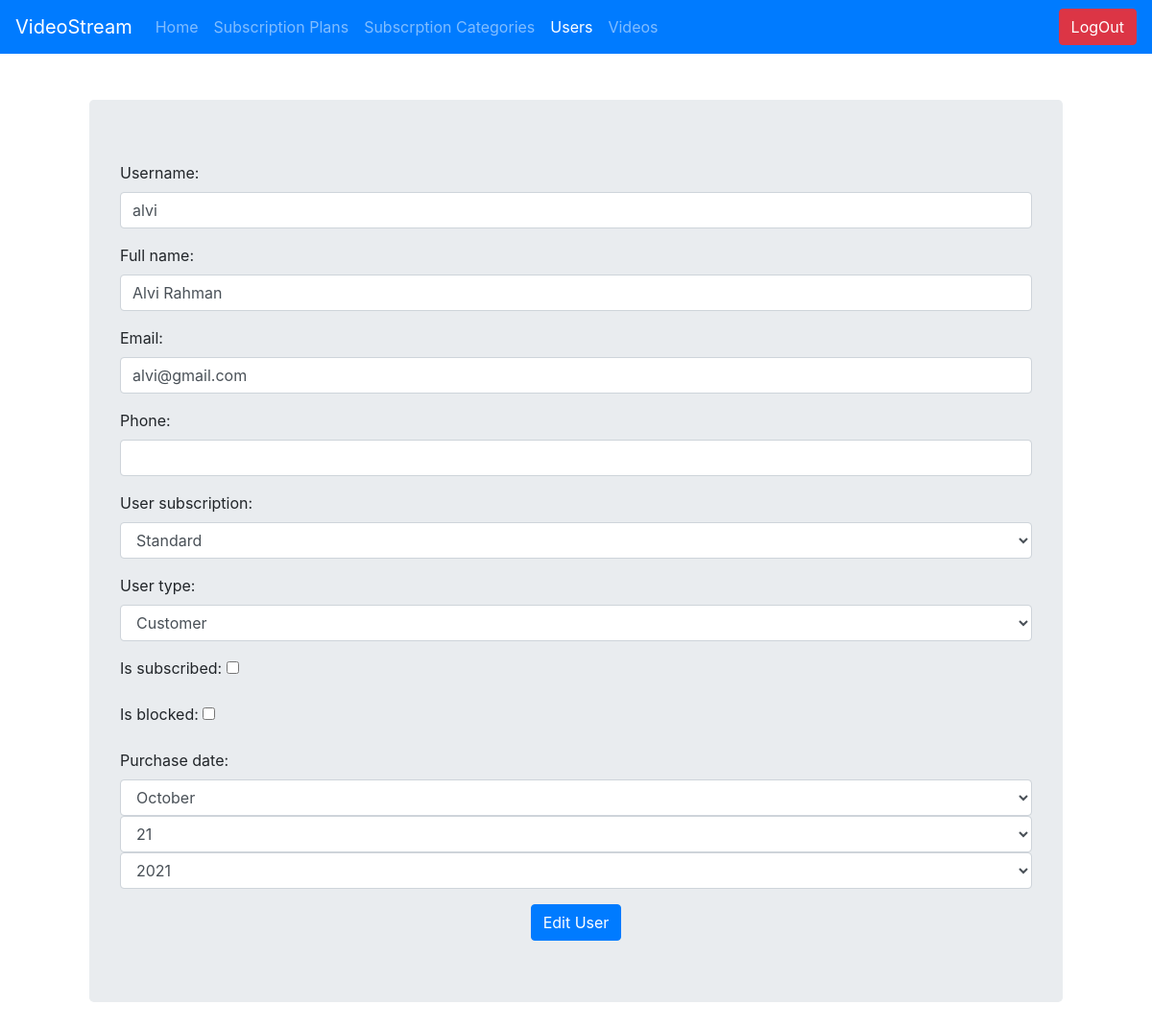
The page /video_stream_admin/user/edit__1/ (signed in) on the database its author committed.
### video_stream_app/models.py (models this page shows, shortened)
class User(AbstractUser):
    TYPE_CHOICES = [
        ('AD', 'Admin'), ('CU', 'Customer')
    ]
    id = models.AutoField(primary_key=True)
    username = models.CharField(
        max_length=255, blank=False, null=False, unique=True)
    full_name = models.CharField(max_length=255, blank=True, null=True)
    password = models.CharField(max_length=255, blank=False, null=False)
    email = models.CharField(max_length=255, blank=False, null=False)
    phone = models.CharField(max_length=15, null=True, blank=True)
    user_subscription = models.ForeignKey(Subscription, on_delete=models.SET_NULL,
                                          blank=True, null=True, related_name="subscription")
    user_type = models.CharField(
        choices=TYPE_CHOICES, max_length=50, blank=True, default="CU")
    is_subscribed = models.BooleanField(default=False)
    is_blocked = models.BooleanField(default=False)
    purchase_date = models.DateTimeField(blank=True, null=True)
    created_at = models.DateTimeField(auto_now_add=True)
    updated_at = models.DateField(auto_now=True)
    __prev_subscription = None
    def __init__(self, *args, **kwargs):
        super().__init__(*args, **kwargs)
        self.__prev_subscription = self.user_subscription

### video_stream_app/views.py (the view, shortened to what this page needs)
@login_required(login_url='/video_stream_admin/')
def user_operations(request, ops):
    if request.method == "GET":
        if 'edit' in ops:
            user_id = ops.split('__')[-1]
            user = models.User.objects.filter(pk=user_id).first()
            form = UserEditForm(initial={
                "username": user.username,
                "full_name": user.full_name,
                "email": user.email,
                "phone": user.phone,
                "user_subscription": user.user_subscription,
                "user_type": user.user_type,
                "is_subscribed": user.is_subscribed,
                "is_blocked": user.is_blocked,
                "purchase_date": user.purchase_date,
            })
            return render(request, "video_stream_app/all_forms.html",
                          context={'is_logged_in': request.user.is_authenticated,
                                   "form": form,
                                   "title": "Edit User",
                                   "admin": True,
                                   'logout': request.user.is_authenticated,
                                   "btn_name": "Edit User",
                                   "users_link": "active"})
        elif 'delete' in ops:
            user_id = ops.split('__')[-1]
            _ = models.User.objects.filter(pk=user_id).delete()
            return redirect("user_list")
    return redirect("user_list")

### video_stream_app/models.py (called while the page is built)
    def __str__(self):
        return self.subscription_type.type_name

### video_stream_app/templates/video_stream_app/all_forms.html (shortened to what this page needs)
{% extends 'base.html' %}
{% load static %}
{% block content %}
    <div class="container">
        <div class="jumbotron m-5">
            <form method="post" enctype="multipart/form-data">
                <div class="justify-center">
                    {{ form.as_p }}
                </div>
                <div class="text-center">
                    <button class="btn btn-primary">{{ btn_name }}</button>
                </div>
            </form>
        </div>
    </div>
{% endblock %}

### rows shown on the page
User: username "alvi", full_name "Alvi Rahman", email "alvi@gmail.com", user_subscription "Standard", user_type "Customer"

### other values the page prints
{{ btn_name }} "Edit User"
